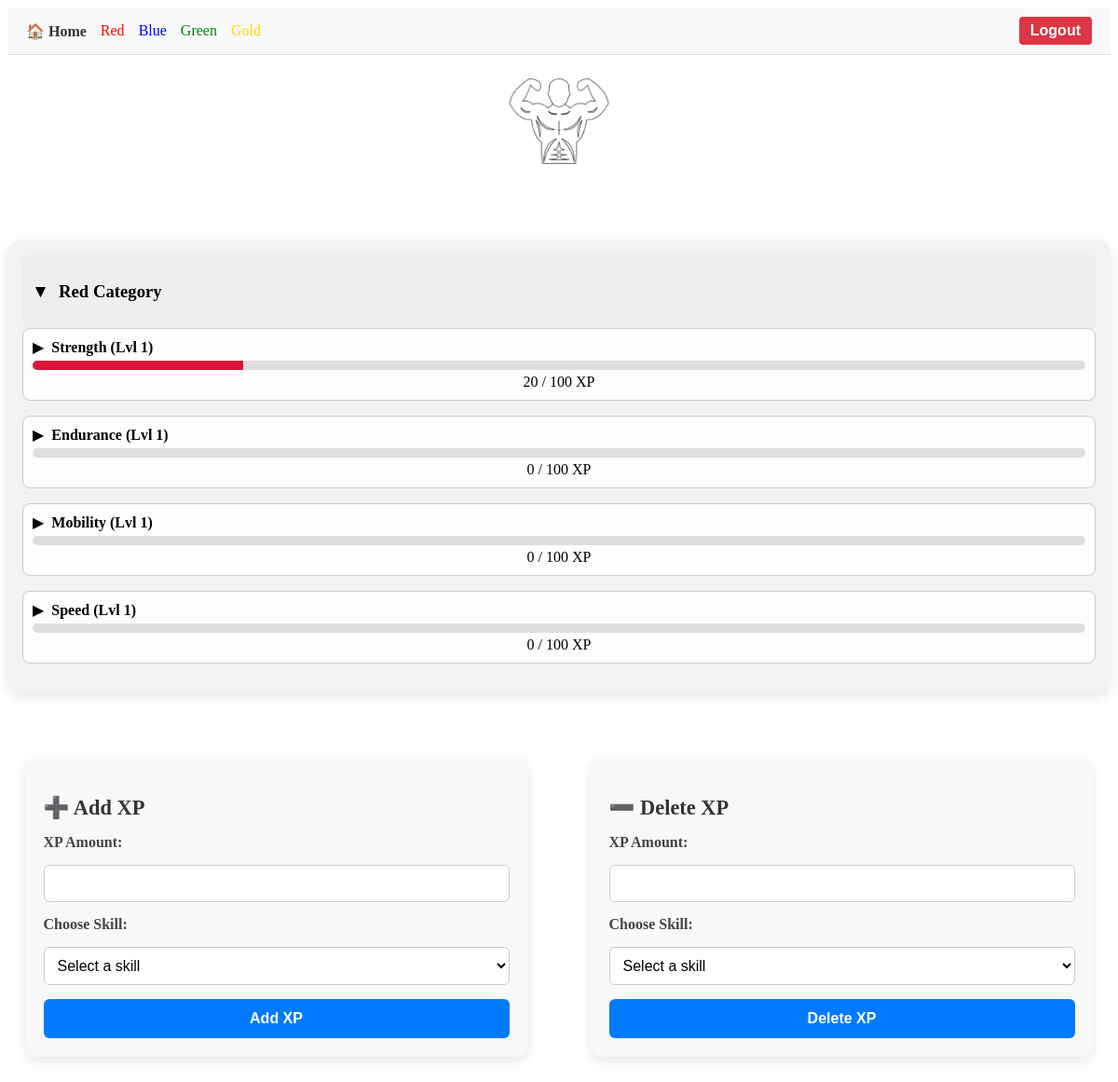
Screenshot of /card_red (signed in) with the database file from the repository.
### tables this page shows
CREATE TABLE progress (
                id INTEGER PRIMARY KEY AUTOINCREMENT,
                user_id INTEGER NOT NULL,
                skill TEXT NOT NULL,
                category TEXT NOT NULL,
                xp INTEGER DEFAULT 0,
                level INTEGER DEFAULT 1, 
                FOREIGN KEY(user_id) REFERENCES users(id)
            );

### app.py (the view)
@app.route("/card_red")
def card_red():
    with sqlite3.connect("database.db") as conn:
        c = conn.cursor()
        user_id = session['user_id']
        c.execute("SELECT skill, category, xp, level FROM progress WHERE category = 'Red' AND user_id = ?", (user_id,))
        stats = c.fetchall()
    return render_template(
        "card_red.html",
        stats=stats,
        descriptions=descriptions,
        earning_guide=earning_guide,
        skill_descriptions=skill_descriptions,
        skill_guides=skill_guides
    )

### templates/card_red.html (shortened to what this page needs)
<!DOCTYPE html>
<html lang="en">
<head>
    <link rel="stylesheet" href="/static/styles.css">
</head>
<body>
    <nav style="background-color: #f8f9fa; padding: 10px 20px; display: flex; justify-content: space-between; align-items: center; border-bottom: 1px solid #ddd;">
        <div style="display: flex; gap: 15px; align-items: center;">
            <a href="{{ url_for('index') }}" style="text-decoration: none; font-weight: bold; color: #333;">🏠 Home</a>
            {% for category in ["Red", "Blue", "Green", "Gold"] %}
                <a href="/card_{{ category|lower }}" style="text-decoration: none; color: {{ category|lower }};">
                    {{ category }}
                </a>
            {% endfor %}
        </div>
        <div>
            <form method="POST" action="{{ url_for('logout') }}">
                <button type="submit" style="background-color: #dc3545; color: white; border: none; padding: 6px 12px; border-radius: 4px; cursor: pointer;">
                    Logout
                </button>
            </form>
        </div>
    </nav>
    <header>
        <div style="text-align: center;">
            <img src="../static/images/icon_red.png" alt="{{ category }} Icon" class="icon-solo">
        </div>
    </header>
    <main>
        <div class="category-solo">
            {% for category in ["Red"] %}
            <div class="card {{ category|lower }}">
                <div class="category-header" onclick="toggleDetails('{{ category|lower }}')">
                    <span class="arrow">▼</span>
                    <h3>{{ category }} Category</h3>
                </div>
                <div class="xp-bar-group">
                    {% for skill, cat, xp, level in stats %}
                        {% if cat == category %}
                        <div class="skill-bar">
                            <div class="skill-info">
                                <span class="arrow" onclick="toggleSkillDetails('{{ skill|lower|replace(' ', '-') }}')">▶</span>
                                <span class="skill-name">{{ skill }} (Lvl {{ level }})</span>
                            </div>
                            <div class="xp-bar">
                                <div class="fill" style="width: {{ (xp / (level * 100)) * 100 }}%"></div>
                            </div>
                            <div class="xp">{{ xp }} / {{ level * 100 }} XP</div>
                        </div>
                        {% endif %}
                    {% endfor %}
                </div>
            </div>
            {% endfor %}
        </div>
        <div class="form-container">
        <section id="add-xp">
            <h2>➕ Add XP</h2>
            <form id="xp-form">
                <label for="xp-amount">XP Amount:</label>
                <input type="number" id="xp-amount" name="xp-amount" min="1" required>
                <label for="skill-select">Choose Skill:</label>
                <select id="skill-select" name="skill-select" required>
                    <option value="" disabled selected>Select a skill</option>
                </select>
                <button type="submit">Add XP</button>
            </form>
        </section>
        <section id="delete-xp">
            <h2>➖ Delete XP</h2>
            <form id="xp-delete-form">
                <label for="xp-delete-amount">XP Amount:</label>
                <input type="number" id="xp-delete-amount" name="xp-delete-amount" min="1" required>
                <label for="skill-delete-select">Choose Skill:</label>
                <select id="skill-delete-select" name="skill-delete-select" required>
                    <option value="" disabled selected>Select a skill</option>
                </select>
                <button type="submit-">Delete XP</button>
            </form>
        </section>
        </div>
    </main>
</body>
</html>

### static/styles.css (style rules this page uses)
.card { background-color: #f2f2f2; border-radius: 16px; padding: 16px; box-shadow: 0 4px 12px rgba(0, 0, 0, 0.1); text-align: center; }
.xp-bar-group { color: black; text-decoration: none; }
.skill-bar { text-decoration: none; margin-bottom: 1em; padding: 10px; border: 1px solid #ccc; border-radius: 8px; background-color: #fdfdfd; position: relative; }
.skill-info { display: flex; align-items: center; margin-bottom: 5px; }
.skill-info .arrow { font-size: 1rem; margin-right: 8px; cursor: pointer; transition: transform 0.3s ease; }
.skill-name { font-weight: bold; }
.xp-bar { height: 10px; background-color: #ddd; border-radius: 5px; overflow: hidden; margin-bottom: 4px; }
.xp-bar .fill { height: 100%; background-color: #e74c3c; transition: width 0.3s ease; }
.fill { height: 100%; background-color: crimson; transition: width 0.4s ease-in-out; }
.card.red .fill { background-color: crimson; }
.category-solo { justify-content: center; align-items: center; max-width: 100%; margin: 40px auto; }
.icon-solo { width: 10%; margin-top: 1%; margin-bottom: 2%; }
.category-header { display: flex; align-items: center; cursor: pointer; background-color: #eee; padding: 10px; border-radius: 6px; }
.category-header .arrow { font-size: 1.2rem; margin-right: 10px; transition: transform 0.3s ease; }
.form-container { display: flex; justify-content: center; align-items: flex-start; gap: 30px; flex-wrap: wrap; }
section#add-xp, section#delete-xp { flex: 1; max-width: 450px; background: #f8f8f8; border-radius: 12px; box-shadow: 0 4px 12px rgba(0, 0, 0, 0.1); padding: 20px; margin: 30px auto; max-width: 500px; }
section h2 { margin-bottom: 15px; color: #333; font-size: 1.4rem; }
form { display: flex; flex-direction: column; gap: 15px; }
form label { font-weight: bold; color: #444; }
form input[type="number"], form select { padding: 10px; font-size: 1rem; border: 1px solid #ccc; border-radius: 6px; background: #fff; transition: border-color 0.3s ease; }
form button { background-color: #007bff; color: white; padding: 12px; border: none; border-radius: 6px; font-size: 1rem; font-weight: bold; cursor: pointer; transition: background-color 0.3s ease; }

### rows the page displays
progress: skill "Strength", level "1", xp "20", level*100 "100"
progress: skill "Endurance", level "1", xp "0", level*100 "100"
progress: skill "Mobility", level "1", xp "0", level*100 "100"
progress: skill "Speed", level "1", xp "0", level*100 "100"

### other values shown
{{ category }} "Red" "Blue" "Green" "Gold"
{{ category }} "Red"
